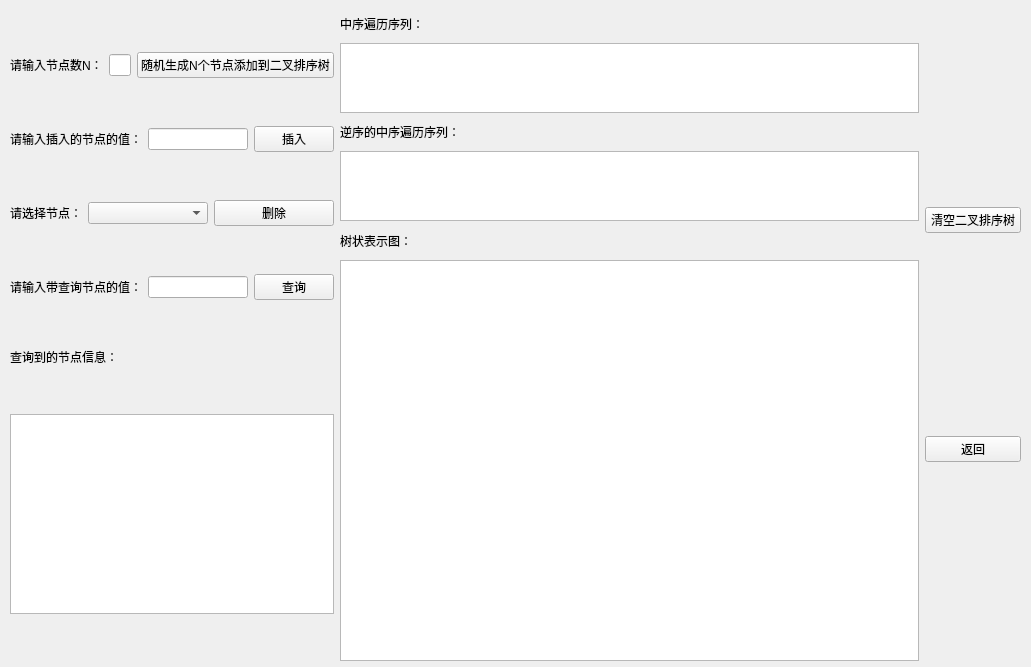
<?xml version="1.0" encoding="UTF-8"?>
<ui version="4.0">
 <class>BSTWindow</class>
 <widget class="QWidget" name="BSTWindow">
  <property name="geometry">
   <rect>
    <x>0</x>
    <y>0</y>
    <width>1031</width>
    <height>667</height>
   </rect>
  </property>
  <property name="windowTitle">
   <string>BSTWindow</string>
  </property>
  <widget class="QWidget" name="layoutWidget">
   <property name="geometry">
    <rect>
     <x>10</x>
     <y>10</y>
     <width>1011</width>
     <height>651</height>
    </rect>
   </property>
   <layout class="QHBoxLayout" name="horizontalLayout_1" stretch="1,6,1">
    <item>
     <layout class="QVBoxLayout" name="verticalLayout_1" stretch="2,2,2,2,1,3">
      <item>
       <layout class="QHBoxLayout" name="horizontalLayout_2" stretch="0,0,0">
        <item>
         <widget class="QLabel" name="label_1">
          <property name="sizePolicy">
           <sizepolicy hsizetype="Fixed" vsizetype="Preferred">
            <horstretch>0</horstretch>
            <verstretch>0</verstretch>
           </sizepolicy>
          </property>
          <property name="text">
           <string>请输入节点数N：</string>
          </property>
         </widget>
        </item>
        <item>
         <widget class="QLineEdit" name="getN_lineEdit"/>
        </item>
        <item>
         <widget class="QPushButton" name="createBSTButton">
          <property name="sizePolicy">
           <sizepolicy hsizetype="Fixed" vsizetype="Fixed">
            <horstretch>0</horstretch>
            <verstretch>0</verstretch>
           </sizepolicy>
          </property>
          <property name="text">
           <string>随机生成N个节点添加到二叉排序树</string>
          </property>
         </widget>
        </item>
       </layout>
      </item>
      <item>
       <layout class="QHBoxLayout" name="horizontalLayout_7">
        <item>
         <widget class="QLabel" name="label">
          <property name="sizePolicy">
           <sizepolicy hsizetype="Fixed" vsizetype="Preferred">
            <horstretch>0</horstretch>
            <verstretch>0</verstretch>
           </sizepolicy>
          </property>
          <property name="text">
           <string>请输入插入的节点的值：</string>
          </property>
         </widget>
        </item>
        <item>
         <widget class="QLineEdit" name="insertKey_lineEdit"/>
        </item>
        <item>
         <widget class="QPushButton" name="insertButton">
          <property name="text">
           <string>插入</string>
          </property>
         </widget>
        </item>
       </layout>
      </item>
      <item>
       <layout class="QHBoxLayout" name="horizontalLayout_3">
        <item>
         <widget class="QLabel" name="label_2">
          <property name="sizePolicy">
           <sizepolicy hsizetype="Fixed" vsizetype="Preferred">
            <horstretch>0</horstretch>
            <verstretch>0</verstretch>
           </sizepolicy>
          </property>
          <property name="text">
           <string>请选择节点：</string>
          </property>
         </widget>
        </item>
        <item>
         <widget class="QComboBox" name="treeNode_comboBox"/>
        </item>
        <item>
         <widget class="QPushButton" name="deleteButton">
          <property name="text">
           <string>删除</string>
          </property>
         </widget>
        </item>
       </layout>
      </item>
      <item>
       <layout class="QHBoxLayout" name="horizontalLayout_4">
        <item>
         <widget class="QLabel" name="label_5">
          <property name="text">
           <string>请输入带查询节点的值：</string>
          </property>
         </widget>
        </item>
        <item>
         <widget class="QLineEdit" name="searchBST_lineEdit"/>
        </item>
        <item>
         <widget class="QPushButton" name="searchBST_pushButton">
          <property name="text">
           <string>查询</string>
          </property>
         </widget>
        </item>
       </layout>
      </item>
      <item>
       <widget class="QLabel" name="label_6">
        <property name="sizePolicy">
         <sizepolicy hsizetype="Preferred" vsizetype="Fixed">
          <horstretch>0</horstretch>
          <verstretch>0</verstretch>
         </sizepolicy>
        </property>
        <property name="text">
         <string>查询到的节点信息：</string>
        </property>
       </widget>
      </item>
      <item>
       <widget class="QTextBrowser" name="nodeInfo_textBrowser">
        <property name="maximumSize">
         <size>
          <width>16777215</width>
          <height>200</height>
         </size>
        </property>
        <property name="font">
         <font>
          <family>Lucida Sans Typewriter</family>
         </font>
        </property>
       </widget>
      </item>
     </layout>
    </item>
    <item>
     <layout class="QVBoxLayout" name="verticalLayout_2" stretch="1,1,1,1,1,15">
      <item>
       <widget class="QLabel" name="label_3">
        <property name="text">
         <string>中序遍历序列：</string>
        </property>
       </widget>
      </item>
      <item>
       <widget class="QTextBrowser" name="inorder_textBrowser">
        <property name="font">
         <font>
          <family>Lucida Sans Typewriter</family>
         </font>
        </property>
       </widget>
      </item>
      <item>
       <widget class="QLabel" name="label_4">
        <property name="text">
         <string>逆序的中序遍历序列：</string>
        </property>
       </widget>
      </item>
      <item>
       <widget class="QTextBrowser" name="reverseInorder_textBrowser">
        <property name="font">
         <font>
          <family>Lucida Sans Typewriter</family>
         </font>
        </property>
       </widget>
      </item>
      <item>
       <widget class="QLabel" name="label_7">
        <property name="text">
         <string>树状表示图：</string>
        </property>
       </widget>
      </item>
      <item>
       <widget class="QTextBrowser" name="printTree_textBrowser">
        <property name="font">
         <font>
          <family>Lucida Sans Typewriter</family>
         </font>
        </property>
       </widget>
      </item>
     </layout>
    </item>
    <item>
     <layout class="QVBoxLayout" name="verticalLayout">
      <item>
       <widget class="QPushButton" name="clearTree_pushButton">
        <property name="text">
         <string>清空二叉排序树</string>
        </property>
       </widget>
      </item>
      <item>
       <widget class="QPushButton" name="returnButton">
        <property name="text">
         <string>返回</string>
        </property>
       </widget>
      </item>
     </layout>
    </item>
   </layout>
  </widget>
 </widget>
 <resources/>
 <connections/>
</ui>
